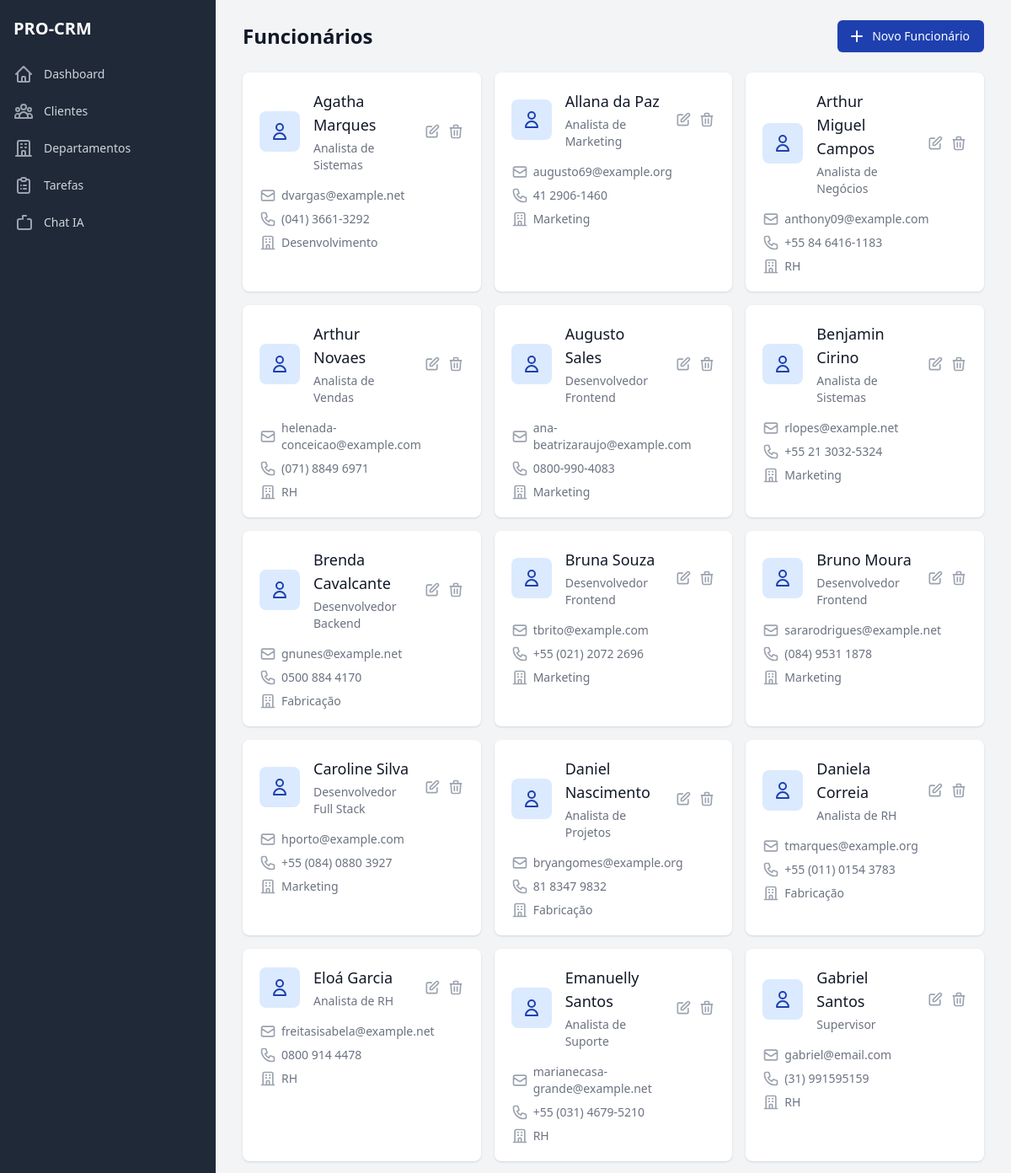
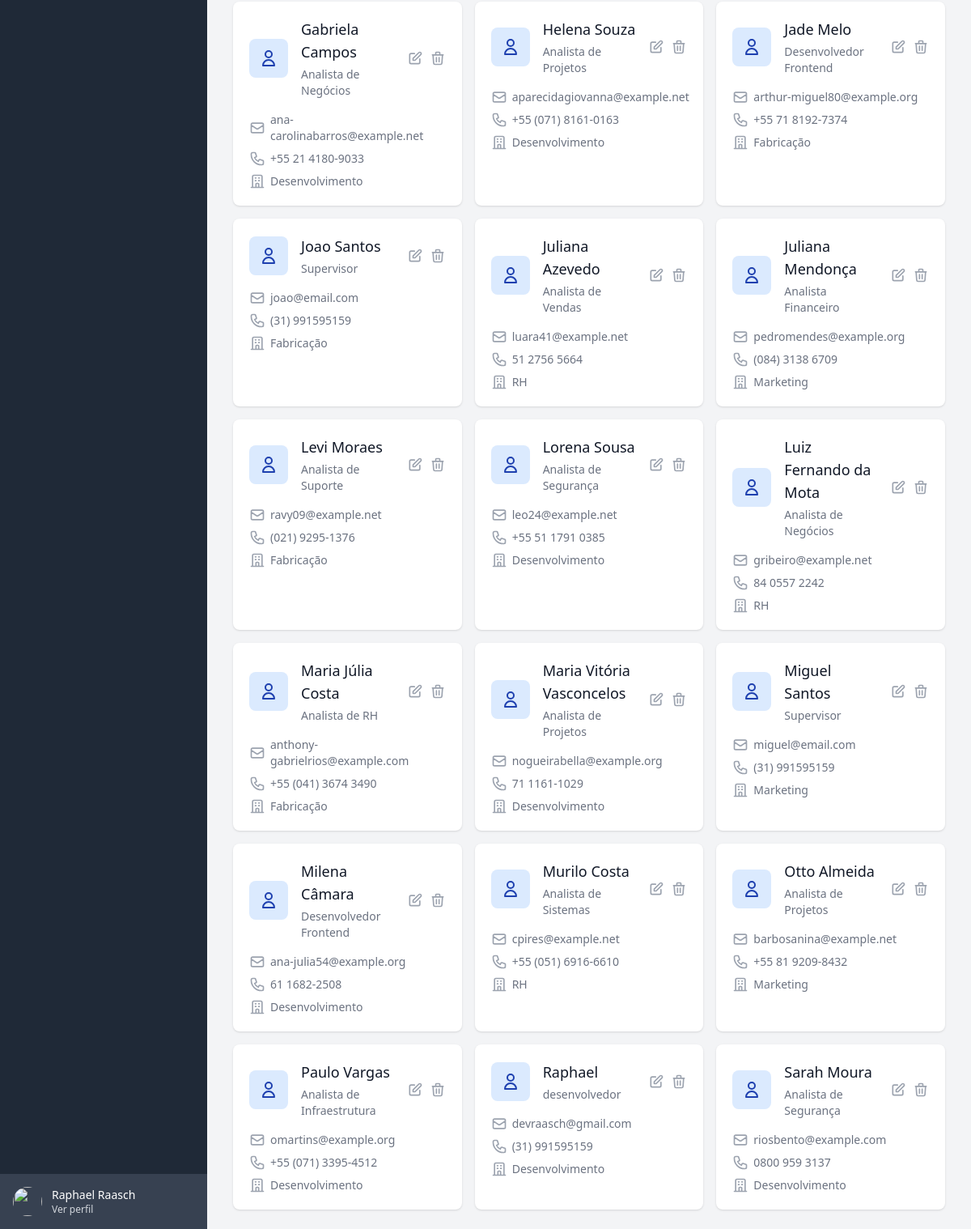
Page /employers/ (signed in) on the committed database (2 pictures, top to bottom).
### apps/accounts/models.py (models this page shows, shortened)
class CustomUser(AbstractUser):
    id = models.UUIDField(primary_key=True, default=uuid.uuid4, editable=False)
    enterprise = models.ForeignKey(Enterprise, on_delete=models.CASCADE, null=True, blank=True)
    cpf = models.CharField(
        max_length=14,
        blank=True,
        null=True,
        verbose_name='CPF',
        help_text='Digite o CPF no formato XXX.XXX.XXX-XX'
    )
    phone = models.CharField(
        max_length=15,
        blank=True,
        null=True,
        verbose_name='Telefone',
        help_text='Digite o telefone no formato (XX) XXXXX-XXXX'
    )
    photo = models.ImageField(upload_to='users/photos/', null=True, blank=True, verbose_name='Foto')
    groups = models.ManyToManyField(
        'auth.Group',
        verbose_name='groups',
        blank=True,
        help_text='The groups this user belongs to. A user will get all permissions granted to each of their groups.',
        related_name='custom_user_set',
        related_query_name='custom_user'
    )
    user_permissions = models.ManyToManyField(
        'auth.Permission',
        verbose_name='user permissions',
        blank=True,
        help_text='Specific permissions for this user.',
        related_name='custom_user_set',
        related_query_name='custom_user'
    )
    is_active = models.BooleanField(default=True)
    is_staff = models.BooleanField(default=False)
    is_superuser = models.BooleanField(default=False)
    created_at = models.DateTimeField(auto_now_add=True)
    updated_at = models.DateTimeField(auto_now=True)
    is_admin = models.BooleanField(default=True)
    class Meta:
        verbose_name = 'Usuário'
        verbose_name_plural = 'Usuários'
        ordering = ['username']

### apps/employers/models.py (models this page shows, shortened)
class Employer(BaseModel):
    name = models.CharField('Nome', max_length=100)
    email = models.EmailField('Email')
    phone = models.CharField('Telefone', max_length=20)
    position = models.CharField('Cargo', max_length=100, null=True, blank=True)
    department = models.ForeignKey(Department, on_delete=models.CASCADE, verbose_name='Departamento', null=True, blank=True)
    enterprise = models.ForeignKey(Enterprise, on_delete=models.CASCADE, verbose_name='Empresa')
    user = models.OneToOneField(User, on_delete=models.CASCADE, verbose_name='Usuário')
    is_active = models.BooleanField('Ativo', default=True)
    class Meta:
        verbose_name = 'Funcionário'
        verbose_name_plural = 'Funcionários'
        ordering = ['name']

### apps/department/models.py (models this page shows, shortened)
class Department(BaseModel):
    name = models.CharField(max_length=100, verbose_name='Nome')
    description = models.TextField(blank=True, null=True, verbose_name='Descrição')
    leader = models.ForeignKey(User, on_delete=models.CASCADE, verbose_name='Líder', blank=True, null=True)
    enterprise = models.ForeignKey(Enterprise, on_delete=models.CASCADE, verbose_name='Empresa')
    is_active = models.BooleanField(default=True, verbose_name='Ativo')
    class Meta:
        verbose_name = 'Departamento'
        verbose_name_plural = 'Departamentos'
        ordering = ['name']

### apps/employers/views.py (the view)
# urls.py: path('', views.employer_list, name='list'),
@login_required
def employer_list(request):
    try:
        enterprise = request.user.enterprise
        employers = Employer.objects.filter(enterprise=enterprise)
        return render(request, 'employers/pages/list.html', {'employers': employers})
    except AttributeError:
        messages.error(request, 'Você precisa estar vinculado a uma empresa para acessar esta página.')
        return redirect('dashboard:index')

### apps/employers/templates/employers/pages/list.html (shortened to what this page needs)
{% extends 'base.html' %}
{% load static %}
{% block content %}
<div class="flex h-screen bg-gray-100">
    {% include 'includes/sidebar.html' %}
    <div class="flex-1 flex flex-col overflow-hidden">
        <main class="flex-1 relative overflow-y-auto focus:outline-none">
            <div class="py-6">
                <div class="max-w-7xl mx-auto px-4 sm:px-6 md:px-8">
                    <div class="md:flex md:items-center md:justify-between mb-6">
                        <div class="flex-1 min-w-0">
                            <h1 class="text-2xl font-semibold text-gray-900">
                                Funcionários
                            </h1>
                        </div>
                        <div class="mt-4 flex md:mt-0 md:ml-4">
                            <a href="{% url 'employers:create' %}" class="inline-flex items-center px-4 py-2 border border-transparent rounded-md shadow-sm text-sm font-medium text-white bg-blue-800 hover:bg-blue-900 focus:outline-none focus:ring-2 focus:ring-offset-2 focus:ring-blue-800">
                                <svg class="-ml-1 mr-2 h-5 w-5" xmlns="http://www.w3.org/2000/svg" viewBox="0 0 20 20" fill="currentColor">
                                    <path fill-rule="evenodd" d="M10 3a1 1 0 011 1v5h5a1 1 0 110 2h-5v5a1 1 0 11-2 0v-5H4a1 1 0 110-2h5V4a1 1 0 011-1z" clip-rule="evenodd" />
                                </svg>
                                Novo Funcionário
                            </a>
                        </div>
                    </div>
                    <div class="grid grid-cols-1 gap-4 sm:grid-cols-2 lg:grid-cols-3">
                        {% for employer in employers %}
                        <div class="bg-white overflow-hidden shadow rounded-lg hover:shadow-lg transition-shadow duration-300">
                            <div class="p-5">
                                <div class="flex items-center">
                                    <div class="flex-shrink-0">
                                        <div class="h-12 w-12 rounded-lg bg-blue-100 flex items-center justify-center">
                                            <svg class="h-6 w-6 text-blue-800" xmlns="http://www.w3.org/2000/svg" fill="none" viewBox="0 0 24 24" stroke="currentColor">
                                                <path stroke-linecap="round" stroke-linejoin="round" stroke-width="2" d="M16 7a4 4 0 11-8 0 4 4 0 018 0zM12 14a7 7 0 00-7 7h14a7 7 0 00-7-7z" />
                                            </svg>
                                        </div>
                                    </div>
                                    <div class="ml-4 flex-1">
                                        <h3 class="text-lg font-medium text-gray-900">{{ employer.name }}</h3>
                                        <p class="mt-1 text-sm text-gray-500">{{ employer.position }}</p>
                                    </div>
                                    <div class="ml-4 flex-shrink-0">
                                        <div class="flex space-x-2">
                                            <a href="{% url 'employers:edit' employer.id %}" class="text-gray-400 hover:text-blue-800">
                                                <svg class="h-5 w-5" xmlns="http://www.w3.org/2000/svg" fill="none" viewBox="0 0 24 24" stroke="currentColor">
                                                    <path stroke-linecap="round" stroke-linejoin="round" stroke-width="2" d="M11 5H6a2 2 0 00-2 2v11a2 2 0 002 2h11a2 2 0 002-2v-5m-1.414-9.414a2 2 0 112.828 2.828L11.828 15H9v-2.828l8.586-8.586z" />
                                                </svg>
                                            </a>
                                            <button onclick="confirmDelete('{{ employer.id }}')" class="text-gray-400 hover:text-red-600">
                                                <svg class="h-5 w-5" xmlns="http://www.w3.org/2000/svg" fill="none" viewBox="0 0 24 24" stroke="currentColor">
                                                    <path stroke-linecap="round" stroke-linejoin="round" stroke-width="2" d="M19 7l-.867 12.142A2 2 0 0116.138 21H7.862a2 2 0 01-1.995-1.858L5 7m5 4v6m4-6v6m1-10V4a1 1 0 00-1-1h-4a1 1 0 00-1 1v3M4 7h16" />
                                                </svg>
                                            </button>
                                        </div>
                                    </div>
                                </div>
                                <div class="mt-4 space-y-2">
                                    <div class="flex items-center text-sm text-gray-500">
                                        {{ employer.email }}
                                    </div>
                                    <div class="flex items-center text-sm text-gray-500">
                                        {{ employer.phone }}
                                    </div>
                                    <div class="flex items-center text-sm text-gray-500">
                                        {{ employer.department.name }}
                                    </div>
                                </div>
                            </div>
                        </div>
                        {% endfor %}
                    </div>
                </div>
            </div>
        </main>
    </div>
</div>
{% endblock %}

### templates/includes/sidebar.html
{% load static %}
<div class="hidden md:flex md:flex-shrink-0">
    <div class="flex flex-col w-64">
        <div class="flex flex-col h-0 flex-1 bg-gray-800">
            <div class="flex-1 flex flex-col pt-5 pb-4 overflow-y-auto">
                <div class="flex items-center flex-shrink-0 px-4">
                    <h1 class="text-xl font-bold text-white">PRO-CRM</h1>
                </div>
                <nav class="mt-5 flex-1 px-2 bg-gray-800 space-y-1">
                    <a href="{% url 'dashboard:home' %}" class="group flex items-center px-2 py-2 text-sm font-medium rounded-md {% if request.resolver_match.url_name == 'home' %}bg-gray-900 text-white{% else %}text-gray-300 hover:bg-gray-700 hover:text-white{% endif %}">
                        <svg class="mr-3 h-6 w-6 {% if request.resolver_match.url_name == 'home' %}text-gray-300{% else %}text-gray-400 group-hover:text-gray-300{% endif %}" xmlns="http://www.w3.org/2000/svg" fill="none" viewBox="0 0 24 24" stroke="currentColor">
                            <path stroke-linecap="round" stroke-linejoin="round" stroke-width="2" d="M3 12l2-2m0 0l7-7 7 7M5 10v10a1 1 0 001 1h3m10-11l2 2m-2-2v10a1 1 0 01-1 1h-3m-6 0a1 1 0 001-1v-4a1 1 0 011-1h2a1 1 0 011 1v4a1 1 0 001 1m-6 0h6" />
                        </svg>
                        Dashboard
                    </a>
                    <a href="{% url 'clients:list' %}" class="group flex items-center px-2 py-2 text-sm font-medium rounded-md {% if request.resolver_match.app_name == 'clients' %}bg-gray-900 text-white{% else %}text-gray-300 hover:bg-gray-700 hover:text-white{% endif %}">
                        <svg class="mr-3 h-6 w-6 {% if request.resolver_match.app_name == 'clients' %}text-gray-300{% else %}text-gray-400 group-hover:text-gray-300{% endif %}" xmlns="http://www.w3.org/2000/svg" fill="none" viewBox="0 0 24 24" stroke="currentColor">
                            <path stroke-linecap="round" stroke-linejoin="round" stroke-width="2" d="M17 20h5v-2a3 3 0 00-5.356-1.857M17 20H7m10 0v-2c0-.656-.126-1.283-.356-1.857M7 20H2v-2a3 3 0 015.356-1.857M7 20v-2c0-.656.126-1.283.356-1.857m0 0a5.002 5.002 0 019.288 0M15 7a3 3 0 11-6 0 3 3 0 016 0zm6 3a2 2 0 11-4 0 2 2 0 014 0zM7 10a2 2 0 11-4 0 2 2 0 014 0z" />
                        </svg>
                        Clientes
                    </a>
                    <a href="{% url 'department:list' %}" class="group flex items-center px-2 py-2 text-sm font-medium rounded-md {% if request.resolver_match.app_name == 'department' %}bg-gray-900 text-white{% else %}text-gray-300 hover:bg-gray-700 hover:text-white{% endif %}">
                        <svg class="mr-3 h-6 w-6 {% if request.resolver_match.app_name == 'department' %}text-gray-300{% else %}text-gray-400 group-hover:text-gray-300{% endif %}" xmlns="http://www.w3.org/2000/svg" fill="none" viewBox="0 0 24 24" stroke="currentColor">
                            <path stroke-linecap="round" stroke-linejoin="round" stroke-width="2" d="M19 21V5a2 2 0 00-2-2H7a2 2 0 00-2 2v16m14 0h2m-2 0h-5m-9 0H3m2 0h5M9 7h1m-1 4h1m4-4h1m-1 4h1m-5 10v-5a1 1 0 011-1h2a1 1 0 011 1v5m-4 0h4" />
                        </svg>
                        Departamentos
                    </a>
                    <a href="{% url 'tasks:kanban' %}" class="group flex items-center px-2 py-2 text-sm font-medium rounded-md {% if request.resolver_match.app_name == 'tasks' %}bg-gray-900 text-white{% else %}text-gray-300 hover:bg-gray-700 hover:text-white{% endif %}">
                        <svg class="mr-3 h-6 w-6 {% if request.resolver_match.app_name == 'tasks' %}text-gray-300{% else %}text-gray-400 group-hover:text-gray-300{% endif %}" xmlns="http://www.w3.org/2000/svg" fill="none" viewBox="0 0 24 24" stroke="currentColor">
                            <path stroke-linecap="round" stroke-linejoin="round" stroke-width="2" d="M9 5H7a2 2 0 00-2 2v12a2 2 0 002 2h10a2 2 0 002-2V7a2 2 0 00-2-2h-2M9 5a2 2 0 002 2h2a2 2 0 002-2M9 5a2 2 0 012-2h2a2 2 0 012 2m-3 7h3m-3 4h3m-6-4h.01M9 16h.01" />
                        </svg>
                        Tarefas
                    </a>
                    <a href="{% url 'chat:chat' %}" class="group flex items-center px-2 py-2 text-sm font-medium rounded-md {% if request.resolver_match.app_name == 'chat' %}bg-gray-900 text-white{% else %}text-gray-300 hover:bg-gray-700 hover:text-white{% endif %}">
                        <svg class="mr-3 h-6 w-6 {% if request.resolver_match.app_name == 'chat' %}text-gray-300{% else %}text-gray-400 group-hover:text-gray-300{% endif %}" xmlns="http://www.w3.org/2000/svg" fill="none" viewBox="0 0 24 24" stroke="currentColor">
                            <path stroke-linecap="round" stroke-linejoin="round" stroke-width="2" d="M17 8h2a2 2 0 012 2v8a2 2 0 01-2 2H7a2 2 0 01-2-2V10a2 2 0 012-2h2m6-4h-4m0 0V4m0 0v4" />
                        </svg>
                        Chat IA
                    </a>
                </nav>
            </div>
            <div class="flex-shrink-0 flex bg-gray-700 p-4">
                <a href="#" class="flex-shrink-0 w-full group block">
                    <div class="flex items-center">
                        <div>
                            <img class="inline-block h-9 w-9 rounded-full" src="https://images.unsplash.com/photo-1472099645785-5658abf4ff4e?ixlib=rb-1.2.1&ixid=eyJhcHBfaWQiOjEyMDd9&auto=format&fit=facearea&facepad=2&w=256&h=256&q=80" alt="">
                        </div>
                        <div class="ml-3">
                            <p class="text-sm font-medium text-white">
                                {{ request.user.get_full_name }}
                            </p>
                            <p class="text-xs font-medium text-gray-300 group-hover:text-gray-200">
                                Ver perfil
                            </p>
                        </div>
                    </div>
                </a>
            </div>
        </div>
    </div>
</div>

### rows in the picture
CustomUser: user.get_full_name "Raphael Raasch"
Employer: name "Agatha Marques", position "Analista de Sistemas", email "dvargas@example.net", phone "(041) 3661-3292", department.name "Desenvolvimento"
Employer: name "Allana da Paz", position "Analista de Marketing", email "augusto69@example.org", phone "41 2906-1460", department.name "Marketing"
Employer: name "Arthur Miguel Campos", position "Analista de Negócios", email "anthony09@example.com", phone "+55 84 6416-1183", department.name "RH"
Employer: name "Arthur Novaes", position "Analista de Vendas", email "helenada-conceicao@example.com", phone "(071) 8849 6971", department.name "RH"
Employer: name "Augusto Sales", position "Desenvolvedor Frontend", email "ana-beatrizaraujo@example.com", phone "0800-990-4083", department.name "Marketing"
Employer: name "Benjamin Cirino", position "Analista de Sistemas", email "rlopes@example.net", phone "+55 21 3032-5324", department.name "Marketing"
Employer: name "Brenda Cavalcante", position "Desenvolvedor Backend", email "gnunes@example.net", phone "0500 884 4170", department.name "Fabricação"
Employer: name "Bruna Souza", position "Desenvolvedor Frontend", email "tbrito@example.com", phone "+55 (021) 2072 2696", department.name "Marketing"
Employer: name "Bruno Moura", position "Desenvolvedor Frontend", email "sararodrigues@example.net", phone "(084) 9531 1878", department.name "Marketing"
Employer: name "Caroline Silva", position "Desenvolvedor Full Stack", email "hporto@example.com", phone "+55 (084) 0880 3927", department.name "Marketing"
Employer: name "Daniel Nascimento", position "Analista de Projetos", email "bryangomes@example.org", phone "81 8347 9832", department.name "Fabricação"
Employer: name "Daniela Correia", position "Analista de RH", email "tmarques@example.org", phone "+55 (011) 0154 3783", department.name "Fabricação"
Employer: name "Eloá Garcia", position "Analista de RH", email "freitasisabela@example.net", phone "0800 914 4478", department.name "RH"
Employer: name "Emanuelly Santos", position "Analista de Suporte", email "marianecasa-grande@example.net", phone "+55 (031) 4679-5210", department.name "RH"
Employer: name "Gabriel Santos", position "Supervisor", email "gabriel@email.com", phone "(31) 991595159", department.name "RH"
Employer: name "Gabriela Campos", position "Analista de Negócios", email "ana-carolinabarros@example.net", phone "+55 21 4180-9033", department.name "Desenvolvimento"
Employer: name "Helena Souza", position "Analista de Projetos", email "aparecidagiovanna@example.net", phone "+55 (071) 8161-0163", department.name "Desenvolvimento"
Employer: name "Jade Melo", position "Desenvolvedor Frontend", email "arthur-miguel80@example.org", phone "+55 71 8192-7374", department.name "Fabricação"
Employer: name "Joao Santos", position "Supervisor", email "joao@email.com", phone "(31) 991595159", department.name "Fabricação"
Employer: name "Juliana Azevedo", position "Analista de Vendas", email "luara41@example.net", phone "51 2756 5664", department.name "RH"
Employer: name "Juliana Mendonça", position "Analista Financeiro", email "pedromendes@example.org", phone "(084) 3138 6709", department.name "Marketing"
Employer: name "Levi Moraes", position "Analista de Suporte", email "ravy09@example.net", phone "(021) 9295-1376", department.name "Fabricação"
Employer: name "Lorena Sousa", position "Analista de Segurança", email "leo24@example.net", phone "+55 51 1791 0385", department.name "Desenvolvimento"
Employer: name "Luiz Fernando da Mota", position "Analista de Negócios", email "gribeiro@example.net", phone "84 0557 2242", department.name "RH"
Employer: name "Maria Júlia Costa", position "Analista de RH", email "anthony-gabrielrios@example.com", phone "+55 (041) 3674 3490", department.name "Fabricação"
Employer: name "Maria Vitória Vasconcelos", position "Analista de Projetos", email "nogueirabella@example.org", phone "71 1161-1029", department.name "Desenvolvimento"
Employer: name "Miguel Santos", position "Supervisor", email "miguel@email.com", phone "(31) 991595159", department.name "Marketing"
Employer: name "Milena Câmara", position "Desenvolvedor Frontend", email "ana-julia54@example.org", phone "61 1682-2508", department.name "Desenvolvimento"
Employer: name "Murilo Costa", position "Analista de Sistemas", email "cpires@example.net", phone "+55 (051) 6916-6610", department.name "RH"
Employer: name "Otto Almeida", position "Analista de Projetos", email "barbosanina@example.net", phone "+55 81 9209-8432", department.name "Marketing"
Employer: name "Paulo Vargas", position "Analista de Infraestrutura", email "omartins@example.org", phone "+55 (071) 3395-4512", department.name "Desenvolvimento"
Employer: name "Raphael", position "desenvolvedor", email "devraasch@gmail.com", phone "(31) 991595159", department.name "Desenvolvimento"
Employer: name "Sarah Moura", position "Analista de Segurança", email "riosbento@example.com", phone "0800 959 3137", department.name "Desenvolvimento"
